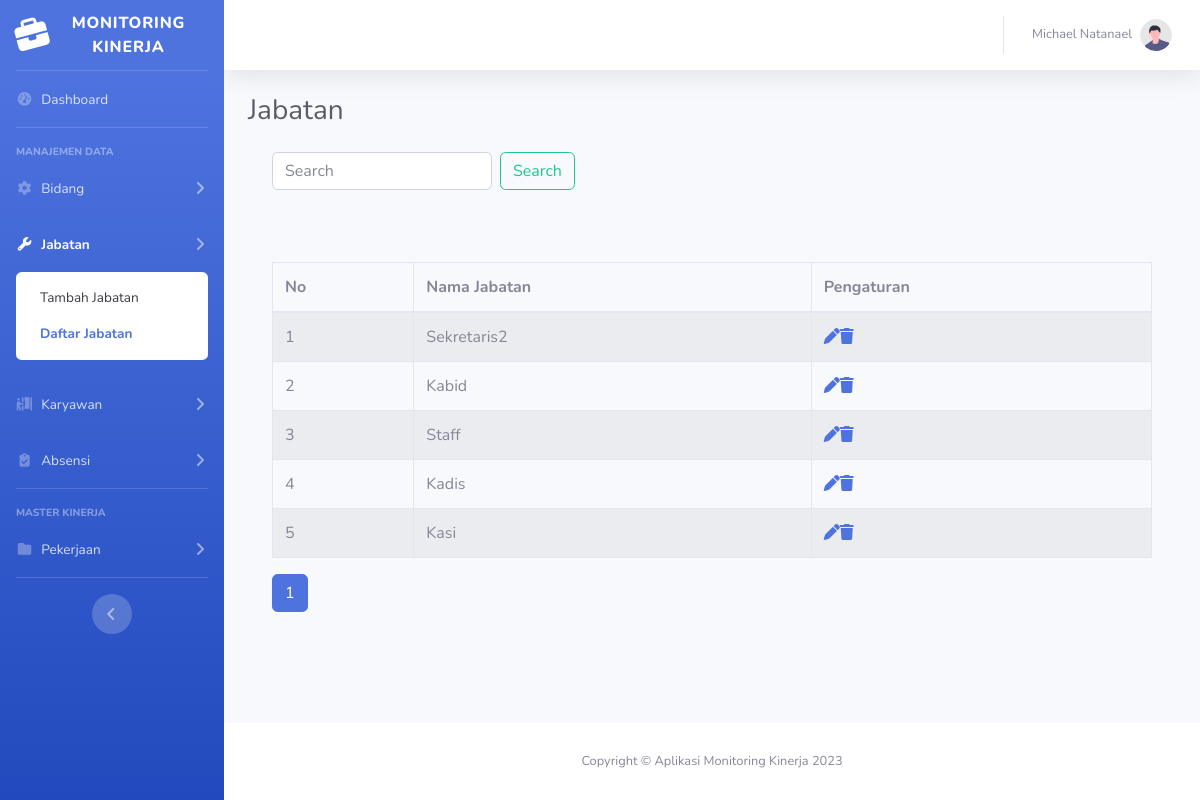
The page /jabatan.php (signed in) on the database its author committed.
### tables this page shows
CREATE TABLE `jabatan` (
  `idJabatan` int(11) NOT NULL,
  `nama_jabatan` varchar(255) NOT NULL
);

### jabatan.php (the view, shortened to what this page needs)
<?php
    require('functions.php');
?>
<!DOCTYPE html>
<html lang="en">
    <head>
        <link href="vendor/fontawesome-free/css/all.min.css" rel="stylesheet" type="text/css">
        <link href="css/sb-admin-2.min.css" rel="stylesheet">
    </head>
    <body id="page-top">
        <div id="wrapper">
            <?php
                include "template/sidebar_v.php";
            ?>
            <div id="content-wrapper" class="d-flex flex-column">
                <div id="content">
                    <?php
                        include "template/topbar_v.php";
                    ?>
                    <div class="container-fluid">
                        <div class="d-sm-flex align-items-center justify-content-between mb-4">
                            <h1 class="h3 mb-0 text-gray-800">Jabatan</h1>
                        </div>
                        <div class="wrapper">
                            <div class="container-fluid">
                                <div class="row">
                                    <div class="col-md-12">
                                        <form class="form-inline pull-right" method="get">
                                            <input class="form-control mr-sm-2" type="search" name="search" placeholder="Search" aria-label="Search">
                                            <button class="btn btn-outline-success my-2 my-sm-0" type="submit">Search</button>
                                        </form>
                                        <br><br><br>
                                        <?php
                                            require_once "config.php";
                                            $batas = 5;
                                            $halaman = @$_GET['halaman'];
                                            if (empty($halaman)) {
                                                $posisi = 0;
                                                $halaman = 1;
                                            } else {
                                                $posisi = ($halaman - 1) * $batas;
                                            }
                                            if (isset($_GET['search'])) {
                                                $search = $_GET['search'];
                                                $sql = "SELECT * FROM jabatan WHERE nama_jabatan LIKE '%$search%' ORDER BY idJabatan ASC LIMIT $posisi, $batas";
                                            } else {
                                                $sql = "SELECT * FROM jabatan ORDER BY idJabatan ASC LIMIT $posisi, $batas";
                                            }
                                            if ($result = mysqli_query($link, $sql)) {
                                                if (mysqli_num_rows($result) > 0) {
                                        ?>
                                        <table class="table table-bordered table-striped">
                                            <thead>
                                                <tr>
                                                    <th>No</th>
                                                    <th>Nama Jabatan</th>
                                                    <th>Pengaturan</th>
                                                </tr>
                                            </thead>
                                            <tbody>
                                                <?php
                                                    $i = 1 + $posisi;
                                                    while ($row = mysqli_fetch_array($result)) {
                                                ?>
                                                <tr>
                                                    <td><?= $i ?></td>
                                                    <td><?= $row['nama_jabatan'] ?></td>
                                                    <td>
                                                        <?php
                                                            echo "<a href='update_jabatan.php?id=" . $row['idJabatan'] ."' title='Update record' data-toggle='tooltip'><span class='fas fa-pen'>
                                                            </span></a>";
                                                            echo "<a href='delete_jabatan.php?id=" . $row['idJabatan'] ."' title='Delete record' data-toggle='tooltip'><span class='fas fa-trash'>
                                                            </span></a>";
                                                        ?>
                                                    </td>
                                                </tr>
                                                <?php
                                                        $i++;
                                                    }
                                                ?>
                                                </tbody>
                                            </table>
                                            <ul class="pagination">
                                                <?php
                                                    if (isset($_GET['search'])) {
                                                        $search = $_GET['search'];
                                                        $query2 = "SELECT * FROM jabatan WHERE nama_jabatan LIKE '%$search%' ORDER BY idJabatan ASC";
                                                    } else {
                                                        $query2 = "SELECT * FROM jabatan ORDER BY nama_jabatan ASC";
                                                    }
                                                    $result2 = mysqli_query($link, $query2);
                                                    $jmldata = mysqli_num_rows($result2);
                                                    $jmlhalaman = ceil($jmldata / $batas);
                                                    for ($i = 1; $i <= $jmlhalaman; $i++) {
                                                        if ($i != $halaman) {
                                                            if (isset($_GET['search'])) {
                                                                $search = $_GET['search'];
                                                                echo "<li class='page-item'><a class='page-link' href='jabatan.php?halaman=$i&search=$search'>$i</a></li>";
                                                            } else {
                                                                echo "<li class='page-item'><a class='page-link' href='jabatan.php?halaman=$i'>$i</a></li>";
                                                            }
                                                        } else {
                                                            echo "<li class='page-item active'><a class='page-link' href='#'>$i</a></li>";
                                                        }
                                                    }
                                                ?>
                                            </ul>
                                            <?php
                                                } else {
                                            ?>
                                            <p class="lead"><em>No records were found</em></p>
                                            <?php
                                                }
                                            } else {
                                                echo "ERROR: Could not able to execute $sql. " . mysqli_error($link);
                                            }
                                        ?>
                                </div>
                            </div>
                        </div>
                    </div>
                    </div>
                </div>
            <?php
                include "template/footer_v.php";
            ?>
            </div>
        </div>
    </body>
</html>

### rows shown on the page
jabatan: nama_jabatan "Sekretaris2"
jabatan: nama_jabatan "Kabid"
jabatan: nama_jabatan "Staff"
jabatan: nama_jabatan "Kadis"
jabatan: nama_jabatan "Kasi"

### other values the page prints
$_SESSION['name'] "Michael Natanael"
